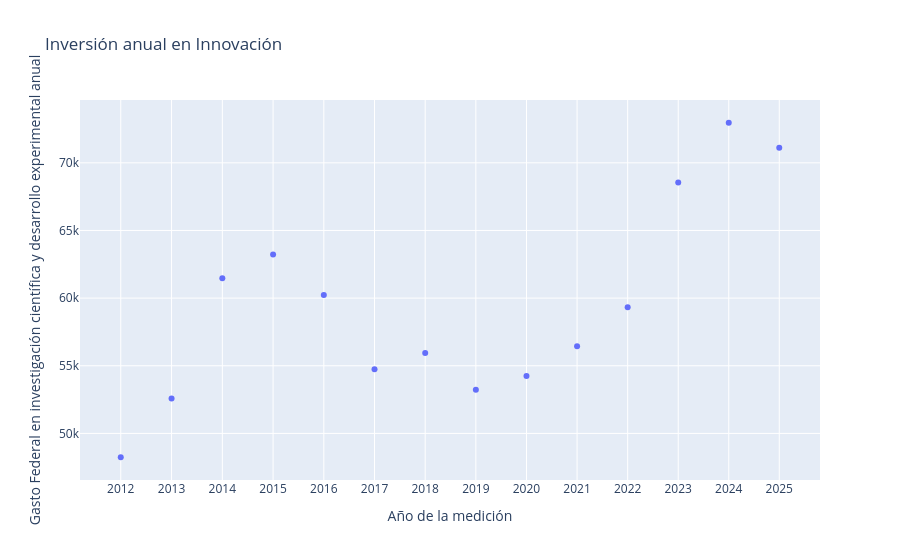

Notebook code cell kept with this figure:
### Code cell
fig = px.scatter(
inversion_inv, 
    x="Periodo",
    y="Inversion_en_Innovacion",
    log_x=True,
    size_max=60,
    title="Inversión anual en Innovación",
    labels={"Periodo":"Año de la medición",
            "Inversion_en_Innovacion":" Gasto Federal en investigación científica y desarrollo experimental anual"}
)

fig.show()

### Figure 1 — Plotly figure (JSON) as saved in the notebook; plotly's stock layout.template omitted (floating-point values rounded to 4 significant figures)
{"data": [{"hovertemplate": "Año de la medición=%{x}<br> Gasto Federal en investigación científica y desarrollo experimental anual=%{y}<extra></extra>", "legendgroup": "", "marker": {"color": "#636efa", "symbol": "circle"}, "mode": "markers", "name": "", "orientation": "v", "showlegend": false, "type": "scatter", "x": [2024, 2025, 2023, 2015, 2014, 2016, 2022, 2021, 2018, 2017, 2020, 2019, 2013, 2012], "xaxis": "x", "y": [72960.0, 71110.0, 68550.0, 63220.0, 61460.0, 60240.0, 59330.0, 56430.0, 55950.0, 54740.0, 54250.0, 53230.0, 52570.0, 48240.0], "yaxis": "y"}], "layout": {"legend": {"tracegroupgap": 0}, "title": {"text": "Inversión anual en Innovación"}, "xaxis": {"anchor": "y", "domain": [0, 1], "title": {"text": "Año de la medición"}, "type": "log"}, "yaxis": {"anchor": "x", "domain": [0, 1], "title": {"text": " Gasto Federal en investigación científica y desarrollo experimental anual"}}}}
